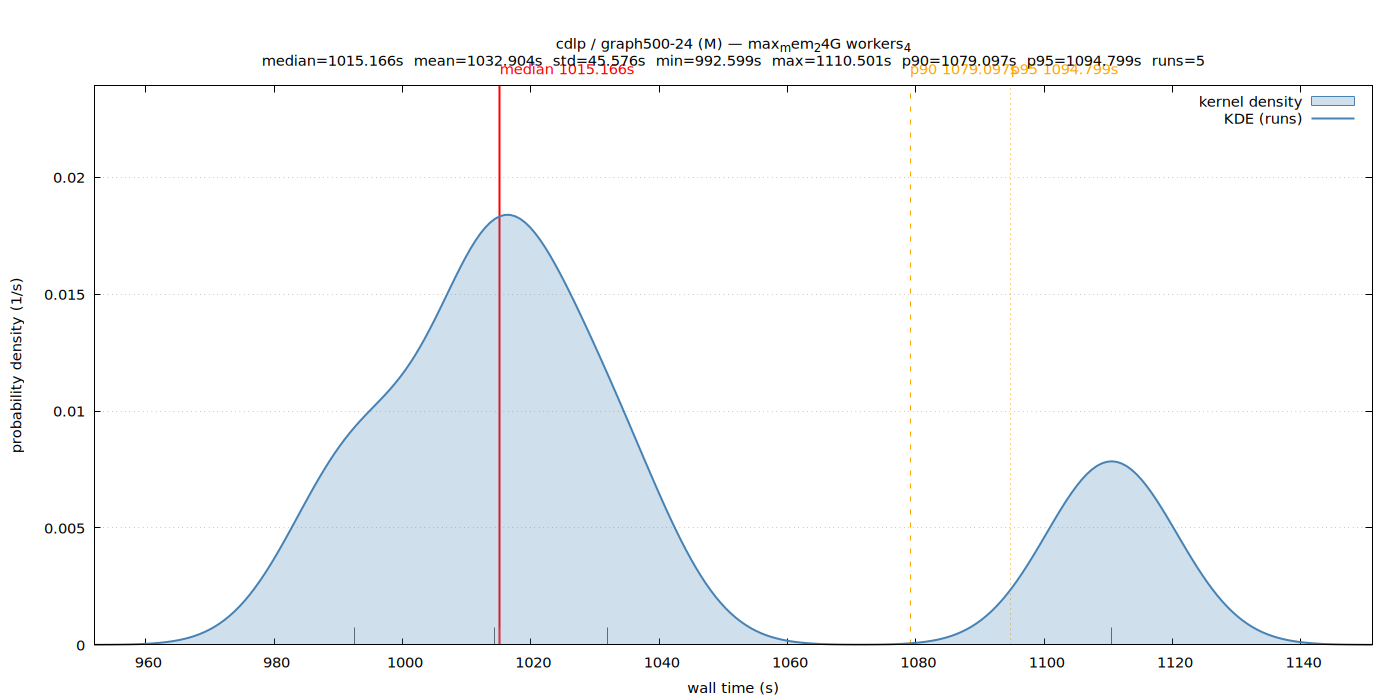

This chart was generated by the following gnuplot code:
set terminal pngcairo size 1400,700 enhanced font 'Sans,11'
set output '/home/ubuntu/nvm/results/cdlp/M/graph500-24/max_mem_24G_workers_4/wall_time.png'
set title "cdlp / graph500-24 (M) — max_mem_24G workers_4\nmedian=1015.166s  mean=1032.904s  std=45.576s  min=992.599s  max=1110.501s  p90=1079.097s  p95=1094.799s  runs=5"
set xlabel 'wall time (s)'
set ylabel 'probability density (1/s)'
set tmargin 5
set yrange [0:0.0239121]
set xrange [951.949267:1151.150195]
set grid y
set key top right
set arrow from 1015.165781,0 to 1015.165781,0.0239121 nohead lc rgb 'red' lw 2
set label 'median 1015.166s' at 1015.165781,0.0239121 offset char 0,1 tc rgb 'red'
set arrow from 1079.096847,0 to 1079.096847,0.0239121 nohead lc rgb 'orange' lw 1 dt 2
set label 'p90 1079.097s' at 1079.096847,0.0239121 offset char 0,1 tc rgb 'orange'
set arrow from 1094.798896,0 to 1094.798896,0.0239121 nohead lc rgb 'orange' lw 1 dt 3
set label 'p95 1094.799s' at 1094.798896,0.0239121 offset char 0,1 tc rgb 'orange'
set arrow from 1031.990702,0 to 1031.990702,0.000735757 nohead lc rgb '#666666' lw 1
set arrow from 992.598516,0 to 992.598516,0.000735757 nohead lc rgb '#666666' lw 1
set arrow from 1015.165781,0 to 1015.165781,0.000735757 nohead lc rgb '#666666' lw 1
set arrow from 1014.265733,0 to 1014.265733,0.000735757 nohead lc rgb '#666666' lw 1
set arrow from 1110.500945,0 to 1110.500945,0.000735757 nohead lc rgb '#666666' lw 1
plot '/home/ubuntu/nvm/results/cdlp/M/graph500-24/max_mem_24G_workers_4/wall_time.dat' using 1:2 with filledcurves y=0 lc rgb '#4682b4' fs transparent solid 0.25 title 'kernel density', \
     '/home/ubuntu/nvm/results/cdlp/M/graph500-24/max_mem_24G_workers_4/wall_time.dat' using 1:2 with lines lw 2 lc rgb '#4682b4' title 'KDE (runs)'
